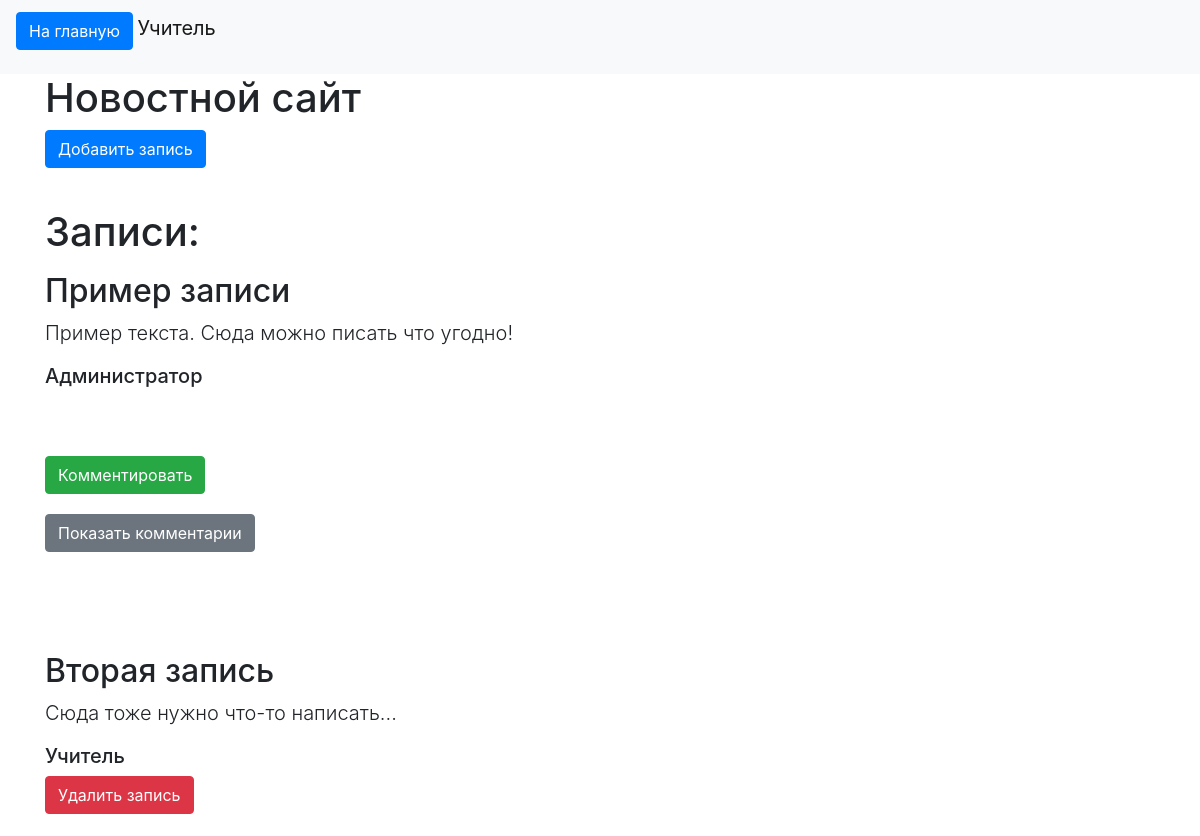
/ (signed in), run on the app's committed database.
### data/users.py (models this page shows, shortened)
class User(SqlAlchemyBase, UserMixin):
    __tablename__ = 'users'
    id = sqlalchemy.Column(sqlalchemy.Integer,
                           primary_key=True, autoincrement=True, unique=True)
    name = sqlalchemy.Column(sqlalchemy.String)
    email = sqlalchemy.Column(sqlalchemy.String,
                              index=True, unique=True)
    hashed_password = sqlalchemy.Column(sqlalchemy.String)
    post = relation('Post', back_populates='user')
    access_level = sqlalchemy.Column(sqlalchemy.Integer)

### data/post.py (models this page shows)
class Post(SqlAlchemyBase):
    __tablename__ = 'posts'
    id = sqlalchemy.Column(sqlalchemy.Integer, primary_key=True, autoincrement=True, unique=True)
    title = sqlalchemy.Column(sqlalchemy.String)
    content = sqlalchemy.Column(sqlalchemy.String)
    commentable = sqlalchemy.Column(sqlalchemy.Boolean, default=True)
    author = sqlalchemy.Column(sqlalchemy.Integer, sqlalchemy.ForeignKey('users.id'))
    user = relation('User', back_populates='post')

### main.py (the view)
@app.route('/index')
@app.route('/')
def index():
    db_sess = db_session.create_session()
    dbdata = db_sess.query(Post).all()
    datalist = []
    commentlist = []
    for j in dbdata:
        id = j.id
        authors = db_sess.query(User).filter(User.id == j.author).first()
        dataobj = {"id": id, "title": j.title, "content": j.content, "commentable": j.commentable,
                   "author": authors.name, "author_id": authors.id}
        dbcomdata = db_sess.query(Comments).filter(Comments.parent == id).all()
        for i in dbcomdata:
            commentlist.append({"author": db_sess.query(User).filter(User.id == i.author).first().name,
                                "content": i.content, "id": i.id, "author_id":db_sess.query(User).filter(User.id == i.author).first().id })
        dataobj['comments'] = commentlist
        datalist.append(dataobj)
        commentlist = []
    return render_template('index.html', datalist=datalist)

### data/db_session.py (called while the page is built)
def create_session() -> Session:
    global __factory
    return __factory()

### main.py (called while the page is built)
@login_manager.user_loader
def load_user(user_id):
    db_sess = db_session.create_session()
    return db_sess.query(User).get(user_id)

### templates/index.html (shortened to what this page needs)
{% extends "base.html" %}
{% block content %}
<h1>Новостной сайт</h1>
{% if current_user.is_authenticated and current_user.access_level > 0 %}
<a class="btn btn-primary " href="/add_new">Добавить запись</a>
{% endif %}
    <div class="d-flex" style="height: 40px;">
    </div>
<h1>Записи:</h1>
<p>
    {% for dataobject in datalist %}
        <h2>{{ dataobject.title }}</h2>
        <p class="lead">
            {{dataobject.content}}
        </p>
        <h5>{{dataobject.author}}</h5>
        <div class="d-flex" style="height: 60px;">
            <div>
            {% if current_user.is_authenticated and current_user.access_level > 1 or current_user.is_authenticated and
            current_user.id == dataobject.author_id %}
                <a class="btn btn-danger " href="/delete/{{dataobject.id}}">Удалить запись</a>
            {% endif %}
            </div>
        {% if dataobject.commentable%}
            </div>
            {% if current_user.is_authenticated%}
            <a class="btn btn-success " href="/add_comment/{{dataobject.id}}">Комментировать</a>
            <div class="d-flex" style="height: 20px;">
            </div>
            {% endif %}
            <button type="button" class="btn btn-secondary">Показать комментарии</button>
        {% endif %}
        <div class="d-flex" style="height: 100px;">
        </div>
    {% endfor %}
{% endblock %}

### templates/base.html (shortened to what this page needs)
<!doctype html>
<html lang="en">
<head>
    <link rel="stylesheet"
          href="https://stackpath.bootstrapcdn.com/bootstrap/4.4.1/css/bootstrap.min.css"
>
</head>
<body>
<header>
    <nav class="navbar navbar-light bg-light">
        {% if current_user.is_authenticated %}
    <p>
        <a class="btn btn-primary " href="/">На главную</a>
        <a class="navbar-brand" href="/logout">{{ current_user.name }}</a>
        </p>
        {% else %}
    <p/>
        <a class="btn btn-primary " href="/">На главную</a>
        <a class="btn btn-primary " href="/register">Зарегистрироваться</a>
        <a class="btn btn-success" href="/login">Войти</a>
    </p>
{% endif %}
    </nav>
</header>
<main role="main" class="container">
    {% block content %}
    {% endblock %}
</main>
</body>
</html>

### data on the page
User: name "Учитель", author "Учитель"
Post: title "Пример записи", content "Пример текста. Сюда можно писать что угодно!"
User: author "Администратор"
Post: title "Вторая запись", content "Сюда тоже нужно что-то написать..."
